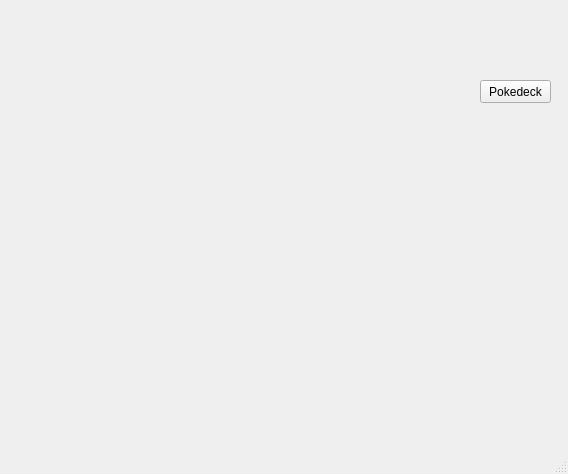
<?xml version="1.0" encoding="UTF-8"?>
<ui version="4.0">
 <class>MainWindow</class>
 <widget class="QMainWindow" name="MainWindow">
  <property name="geometry">
   <rect>
    <x>0</x>
    <y>0</y>
    <width>568</width>
    <height>474</height>
   </rect>
  </property>
  <property name="windowTitle">
   <string>MainWindow</string>
  </property>
  <widget class="QWidget" name="centralwidget">
   <widget class="QLabel" name="herbe">
    <property name="geometry">
     <rect>
      <x>0</x>
      <y>0</y>
      <width>571</width>
      <height>431</height>
     </rect>
    </property>
    <property name="text">
     <string/>
    </property>
    <property name="pixmap">
     <pixmap>../../../tests python/images_test/herbe_barriere.jpeg</pixmap>
    </property>
    <property name="scaledContents">
     <bool>true</bool>
    </property>
   </widget>
   <widget class="QLabel" name="tete_perso">
    <property name="geometry">
     <rect>
      <x>220</x>
      <y>180</y>
      <width>61</width>
      <height>51</height>
     </rect>
    </property>
    <property name="text">
     <string/>
    </property>
    <property name="pixmap">
     <pixmap>images/tete_perso.png</pixmap>
    </property>
    <property name="scaledContents">
     <bool>true</bool>
    </property>
   </widget>
   <widget class="QPushButton" name="bouton_pokedeck">
    <property name="geometry">
     <rect>
      <x>480</x>
      <y>80</y>
      <width>71</width>
      <height>23</height>
     </rect>
    </property>
    <property name="text">
     <string>Pokedeck</string>
    </property>
   </widget>
   <widget class="QLabel" name="label">
    <property name="geometry">
     <rect>
      <x>496</x>
      <y>10</y>
      <width>51</width>
      <height>61</height>
     </rect>
    </property>
    <property name="text">
     <string/>
    </property>
    <property name="pixmap">
     <pixmap>images/th-removebg-preview (2).png</pixmap>
    </property>
    <property name="scaledContents">
     <bool>true</bool>
    </property>
   </widget>
  </widget>
  <widget class="QMenuBar" name="menubar">
   <property name="geometry">
    <rect>
     <x>0</x>
     <y>0</y>
     <width>568</width>
     <height>21</height>
    </rect>
   </property>
  </widget>
  <widget class="QStatusBar" name="statusbar"/>
 </widget>
 <resources/>
 <connections/>
</ui>
